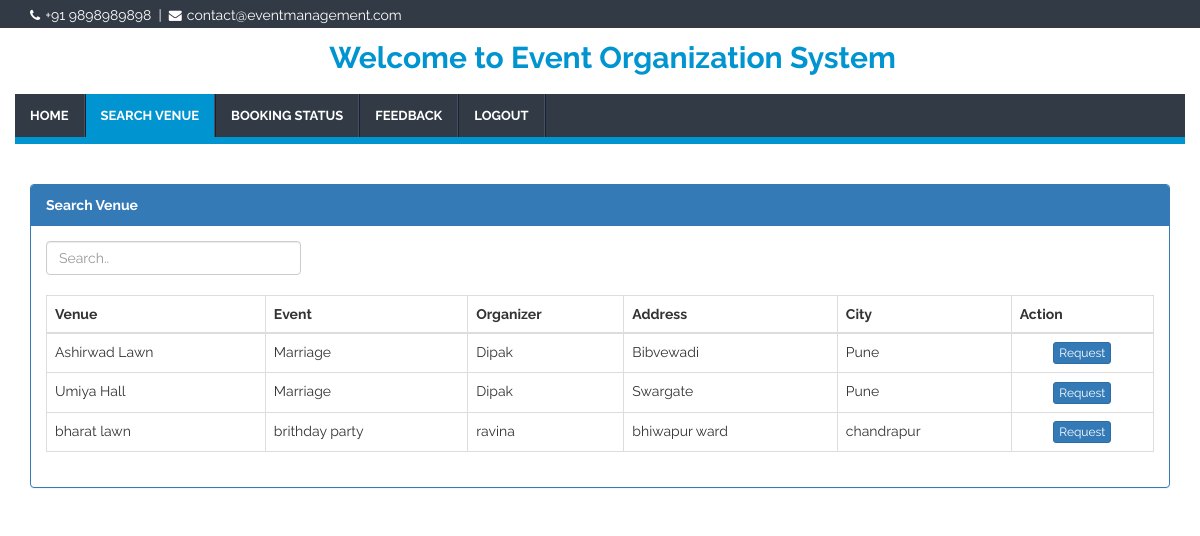
Page /search_venue.php (signed in) on the committed database.
### tables this page shows
CREATE TABLE IF NOT EXISTS `venue` (
  `id` int(11) NOT NULL AUTO_INCREMENT,
  `venue` varchar(50) NOT NULL,
  `event` varchar(50) NOT NULL,
  `organizer` varchar(50) NOT NULL,
  `address` varchar(50) NOT NULL,
  `city` varchar(20) NOT NULL,
  PRIMARY KEY (`id`)
);

### search_venue.php (the view, shortened to what this page needs)
<?php
    $con = mysqli_connect("localhost","root","","event_management");
    if(isset($_SESSION['username']) && isset($_SESSION['uemail'])){
?>
<!DOCTYPE html>
<html lang="en">
<head>
    <link rel="stylesheet" href="css/bootstrap.min.css">
    <link rel="stylesheet" href="css/font-awesome.min.css">
    <link rel="stylesheet" href="css/style.css">
</head>
<body data-spy="scroll" data-offset="50" data-target=".navbar-collapse">
    <header id="header">
        <div id="top-bar">
            <div class="container">
                <div class="row">
                    <div class="col-sm-7 hidden-xs top-info">
                        <span>
                            <i class="fa fa-phone"></i>+91 9898989898</span>&nbsp;&nbsp;|&nbsp;
                        <span>
                            <i class="fa fa-envelope"></i>contact@eventmanagement.com </span>
                    </div>
                </div>
            </div>
        </div>
        <div id="logo-bar" class="clearfix" style="margin-bottom: -5px;margin-top: -12px;">
            <div class="container">
                <div class="row">
                    <div style="margin-top: -25px;margin-bottom: 25px">
                        <center>
                            <h2 class="logo-head">
                                <strong>Welcome to Event Organization System</strong>
                            </h2>
                        </center>
                    </div>
                </div>
            </div>
        </div>
        <div class="navbar navbar-default navbar-static-top container" role="navigation" style="margin-bottom: -110px;">
            <div class="row">
                <div class="navbar-collapse collapse">
                    <ul class="nav navbar-nav">
                        <li>
                            <a href="customer_dashboard.php">HOME</a>
                        </li>
                        <li id="search_venue">
                            <a href="search_venue.php" class="smoothScroll">SEARCH VENUE</a>
                        </li>
                        <li>
                            <a href="customer_bookingStatus.php" class="smoothScroll">BOOKING STATUS</a>
                        </li>
                        <li>
                            <a href="customer_feedback.php" class="smoothScroll">FEEDBACK</a>
                        </li>
                        <li>
                            <a href="customer_logout.php" class="smoothScroll">LOGOUT</a>
                        </li>
                    </ul>
                </div>
            </div>
        </div>
    </header>
    <div class="container" style="margin-top: 150px;">
    <div class="panel panel-primary">
        <div class="panel-heading"><strong>Search Venue</strong></div>
            <div class="panel-body">
                <div class="row">
                    <div class="col-sm-3">
                    <input class="form-control" id="myInput" type="text" placeholder="Search..">
                    </div>
                </div>
                <br/>
                <table class="table table-bordered table-hover">
                    <thead>
                        <tr>
                            <th>Venue</th>
                            <th>Event</th>
                            <th>Organizer</th>
                            <th>Address</th>
                            <th>City</th>
                            <th>Action</th>
                        </tr>
                    </thead>
                    <tbody id="myTable">
                        <?php
                            $sql = "select * from venue";
                            $result = mysqli_query($con,$sql);
                            if(mysqli_num_rows($result) > 0){
                                while($row = mysqli_fetch_array($result)){
                        ?>
                        <tr>
                            <td><?php echo $row['venue'] ?></td>
                            <td><?php echo $row['event'] ?></td>
                            <td><?php echo $row['organizer'] ?></td>
                            <td><?php echo $row['address'] ?></td>
                            <td><?php echo $row['city'] ?></td>
                            <td><center><a href="customer_reqController.php?id=<?php echo $row['id'] ?>" class="btn btn-primary btn-xs">Request</a></center></td>
                        </tr>
                        <?php }} ?>
                    </tbody>
                </table>
            </div>
        </div>
    </div>
</body>
</html>
<?php
    }
    else{
        header('Location: index.php');
    }
?>

### css/style.css (style rules this page uses)
body { background: #ffffff; font-family: 'Raleway', sans-serif; font-weight: 400; position: relative; }
h2, h3, h4 { font-weight: bold; }
.logo-head { margin-top: 50px; color: #0094d0; margin-left: 25px; }
.navbar-default .navbar-nav li a { font-size: 13px; font-weight: bold; line-height: 13px; }
#header { z-index: 999; background: #fff; width: 100%; transition: all 0.4s ease-in-out 0s; }
#top-bar { background: #323A45; color: #fff; padding: 5px 0 3px; }
.top-info span i { font-size: 13px; margin-right: 5px; }
.navbar { margin-bottom: 0; background: #323A45; min-height: 35px; border: none; border-bottom: 7px solid #0094d0; }
.navbar-default .navbar-collapse, .navbar-default .navbar-form { border-color: transparent; }
.navbar-nav { border-right: 1px solid #19222d; }
.navbar-default .navbar-nav > li:first-child { border-left: none; }
.navbar-default .navbar-nav > li { border-left: 1px solid #19222d; border-right: 1px solid #425166; }
.navbar-default .navbar-nav>li>a { color: #fff; }

### search_venue.php (style rules this page uses)
ul > li#search_venue { background: #0094d0; color:#fff; }

### rows in the picture
venue: venue "Ashirwad Lawn", event "Marriage", organizer "Dipak", address "Bibvewadi", city "Pune"
venue: venue "Umiya Hall", event "Marriage", organizer "Dipak", address "Swargate", city "Pune"
venue: venue "bharat lawn", event "brithday party", organizer "ravina", address "bhiwapur ward", city "chandrapur"
